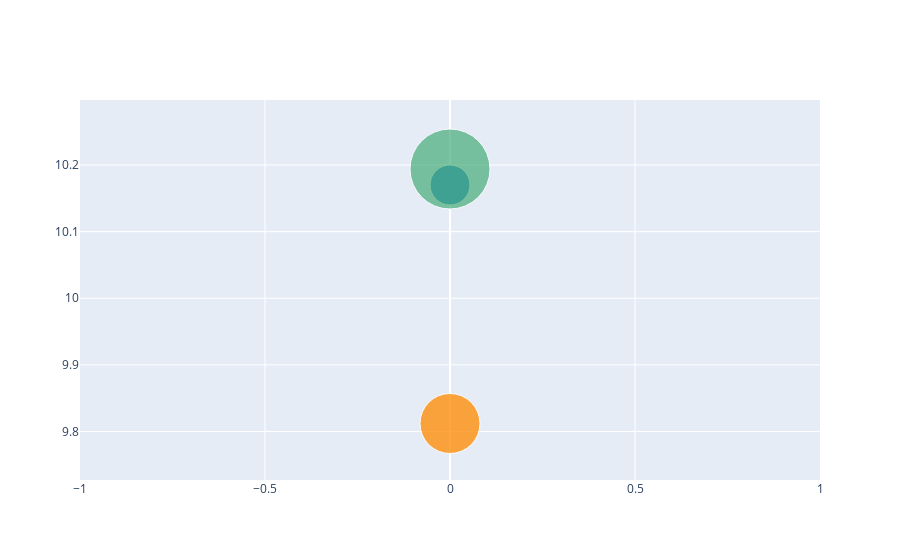

Here is the notebook cell this chart was saved with:
### Code cell
fig=go.Figure(data=[go.Scatter(x=[0,0,0], y=rsn_df['mean'], text=['A<br>size: 40', 'B<br>size: 60', 'C<br>size: 80'],mode='markers', marker=dict(color=['rgb(93, 164, 214)', 'rgb(255, 144, 14)','rgb(44, 160, 101)'],opacity=[1, 0.8, 0.6],size=[40, 60, 80]))])
fig.show()

### Figure 1 — Plotly figure (JSON) as saved in the notebook; plotly's stock layout.template omitted (floating-point values rounded to 4 significant figures)
{"data": [{"marker": {"color": ["rgb(93, 164, 214)", "rgb(255, 144, 14)", "rgb(44, 160, 101)"], "opacity": [1, 0.8, 0.6], "size": [40, 60, 80]}, "mode": "markers", "text": ["A<br>size: 40", "B<br>size: 60", "C<br>size: 80"], "type": "scatter", "x": [0, 0, 0], "y": [10.17, 9.812, 10.19]}], "layout": {}}
